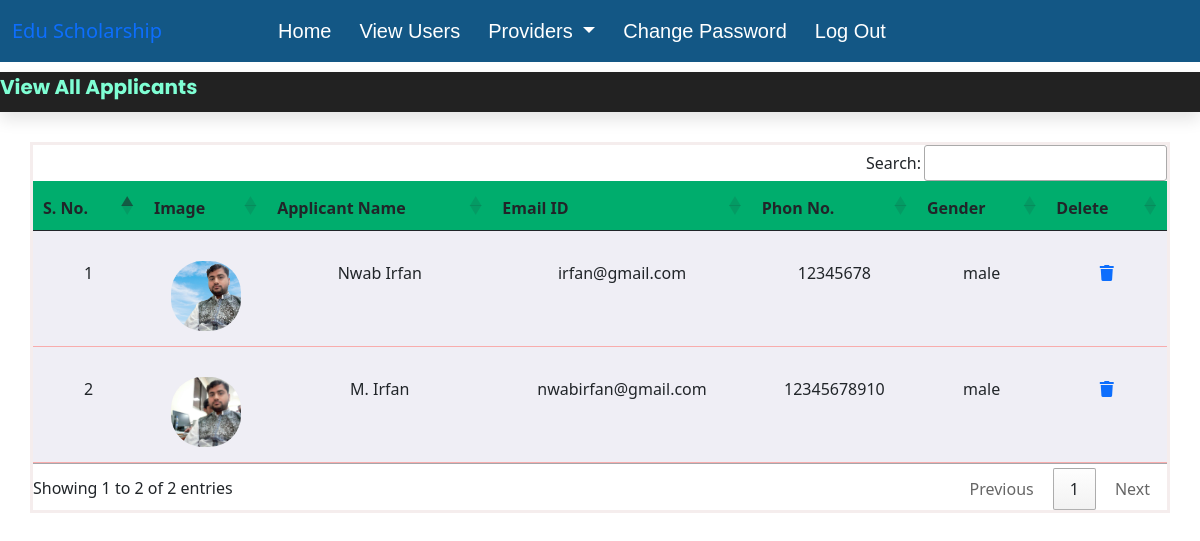
/view_users (signed in), run on an earlier commit of the app's database.
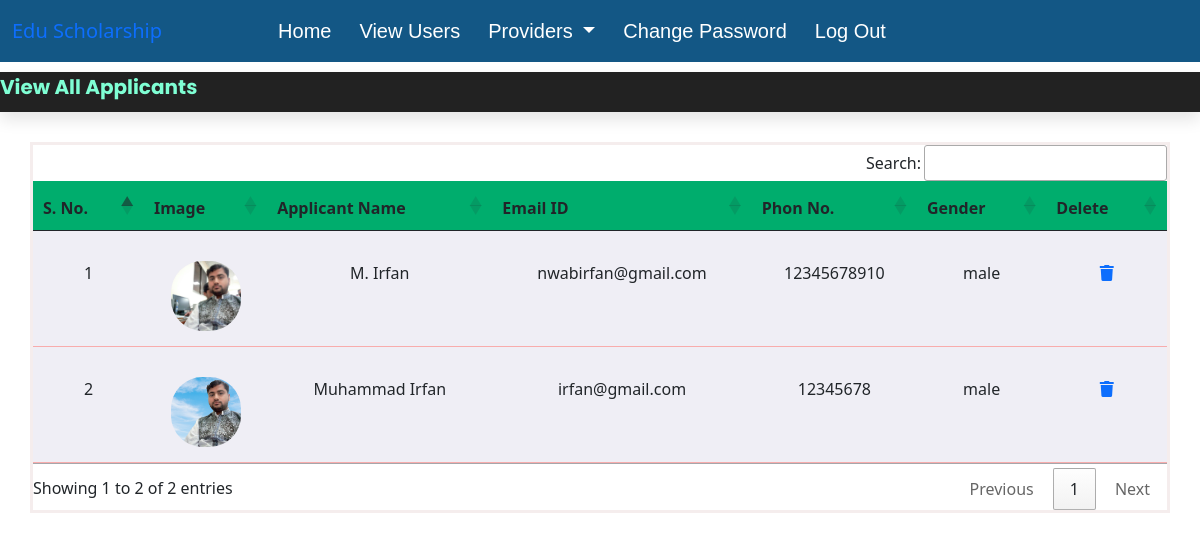
And on a later commit of the database.
### scholarship/models.py (models this page shows, shortened)
class StudentUser(models.Model):
    user = models.ForeignKey(User, on_delete=models.CASCADE)
    mobile = models.CharField(max_length=20, null=True)
    image = models.FileField()
    gender = models.CharField(max_length=10, null=False)
    usertype = models.CharField(max_length=30, null=False)

### scholarship/views.py (the view)
# urls.py: path('view_users', view_users, name='view_users'),
def view_users(request):
    if not request.user.is_authenticated:
        return redirect('admin_login')
    studentdata = StudentUser.objects.all()
    dic = {'userdata': studentdata}
    return render(request, 'view_users.html', dic)

### scholarship/templates/view_users.html (shortened to what this page needs)
{% extends 'admin_base.html' %}
{% load static %}
{% block content %}
<section class="marquee">
    <marquee behavior="scroll" direction="left" scrollamount="12">View All Applicants</marquee>
</section>
<section class="view">
    <div class="container">
        <table class="table" id="example" >
            <thead>
                <tr>
                    <th>S. No.</th>
                    <th>Image</th>
                    <th>Applicant Name</th>
                    <th>Email ID </th>
                    <th>Phon No.</th>
                    <th>Gender</th>
                    <th>Delete</th>
                </tr>
            </thead>
            <tbody>
                {% for data in userdata %}
                <tr>
                    <td>{{ forloop.counter }}</td>
                    <td><img src="{{ data.image.url }}"></td>
                    <td>{{ data.user.first_name }} {{ data.user.last_name }}</td>
                    <td>{{ data.user.username }}</td>
                    <td>{{ data.mobile }}</td>
                    <td>{{ data.gender }}</td>
                    <td><a href="{% url 'delete_user' data.user.id %}" onclick="return confirm('Are you sure? \nYou want to delete...')"><i class="fa fa-trash" aria-hidden="true"></i></a></td>
                </tr>
                {% endfor %}
            </tbody>
        </table>
    </div>
</section>
{% endblock %}

### scholarship/templates/admin_base.html (shortened to what this page needs)
{% load static %}
<!DOCTYPE html>
<html lang="en">
<head>
    <link rel="stylesheet" href="{% static 'css/mystyle.css' %}">
    <link href="https://cdn.jsdelivr.net/npm/bootstrap@5.0.2/dist/css/bootstrap.min.css" rel="stylesheet">
    <link rel="stylesheet" href="https://cdnjs.cloudflare.com/ajax/libs/font-awesome/5.15.4/css/all.min.css">
    <link rel="stylesheet" href="https://cdn.datatables.net/1.12.1/css/jquery.dataTables.min.css">
    <link rel="stylesheet" href="https://cdn.datatables.net/buttons/2.2.3/css/buttons.dataTables.min.css">
</head>
<body>
    <section class="header">
        <nav class="navbar navbar-expand-lg">
            <div class="container-fluid">
              <a class="navbar-brand" href="#">Edu Scholarship</a>
              <div class="collapse navbar-collapse" id="navbarNavDropdown">
                <ul class="navbar-nav">
                  <li class="nav-item">
                    <a class="nav-link active"  aria-current="page" href="{% url 'admin_home' %}">Home</a>
                  </li>
                  <li class="nav-item">
                    <a class="nav-link" href="{% url 'view_users' %}">View Users</a>
                  </li>
                  <li class="nav-item dropdown">
                    <a class="nav-link dropdown-toggle" href="#" id="navbarDarkDropdownMenuLink" role="button" data-bs-toggle="dropdown" aria-expanded="false">
                      Providers
                    </a>
                  </li>
                  <li class="nav-item">
                    <a class="nav-link" href="{% url 'change_passwordadmin' %}">Change Password</a>
                  </li>
                  <li class="nav-item">
                    <a class="nav-link" href="{% url 'Logout' %}">Log Out</a>
                  </li>
                </ul>
              </div>
            </div>
          </nav>
    </section>
{% block content %}
{% endblock %}

### scholarship/static/css/mystyle.css (style rules this page uses)
:root { --main-color:#602ba4; --black:#222; --white:#fff; --light-black:#777; --light-white:#fff9; --dark-bg:rgba(0,0,0,.7); --light-bg:#eee; --border:.1rem solid var(--black); --box-shadow:0 .5rem 1rem rgba(0,0,0,.1); --text-shadow:0 1.5rem 3rem rgba(0,0,0,.3); }
.header { background-color: #135785; position: sticky; width: 100%; top:0; left:0; right:0; z-index: 1000; padding: 0px; margin: 0px; margin-bottom: 0px; }
.header .navbar .nav-item a { color: #fff !important; padding-left: 20px; font-size: 20px; font-family: 'Kdam Thmor Pro', sans-serif; }
.header .navbar .navbar-nav { padding-left: 5rem; }
.marquee { margin-top: 10px; height: 40px; background-color: #222; color: aquamarine; box-shadow: var(--box-shadow); font-size: 20px; font-weight: bold; font-family:'Poppins', sans-serif; font-display: flex; }
.view { margin-top: 30px; margin-bottom: 50px; }
.view .container { border: 3px solid #f5eded; padding: 0px; text-align: center; }
thead { background-color: #00ad6d; height: 50px; }
.view .container .table { background-color: rgb(239, 238, 245); margin: 0px; }
.view .container .table tr { border: 3px solid #f8acac; }
.view .container .table td { padding-top: 30px; padding-bottom: 15px; }
.view .container img { height: 70px; width: 70px; border-radius: 45%; }

What changed in the data, as far as the page shows it:
removed StudentUser: image (picture), user.first_name "Nwab", user.last_name "Irfan", user.username "irfan@gmail.com", mobile "12345678", gender "male"
added StudentUser: image (picture), user.first_name "Muhammad", user.last_name "Irfan", user.username "irfan@gmail.com", mobile "12345678", gender "male"
